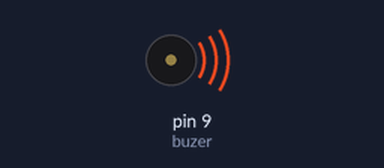
Simulated run of this sketch. Board: Arduino Uno, built with avr-gcc and run on an emulated ATmega328P. On the bench: buzzer (waves = sounding).

Above: at 0.1 s.
Timing chart, 0 to 40.0 s (numbered marks = the images above):
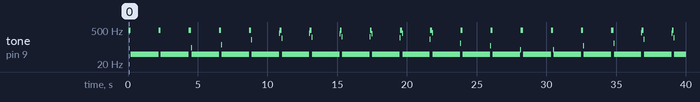

The sketch:

buzer.ino
```cpp
// #include "mariamole_auto_generated.h"

int buzer = 9;
void setup() {
    pinMode(buzer, OUTPUT);
}

void loop() {
    char i = 0;
    for(i = 0; i < 80; i++)
    {
        digitalWrite(buzer, HIGH);
        delay(1);
        digitalWrite(buzer, LOW);
        delay(1);
    }
    for(i = 0; i < 100; i++)
    {
        digitalWrite(buzer, HIGH);
        delay(10);
        digitalWrite(buzer, LOW);
        delay(10);
    }
}
```

Measured:
- by itself, tone on pin 9 (buzer): plays 496 Hz for 0.16 s, 50 Hz for 2.0 s, 496 Hz for 0.16 s, 50 Hz for 2.0 s, 496 Hz for 0.16 s, 91 Hz for 0.04 s … (63 notes in this stretch)
